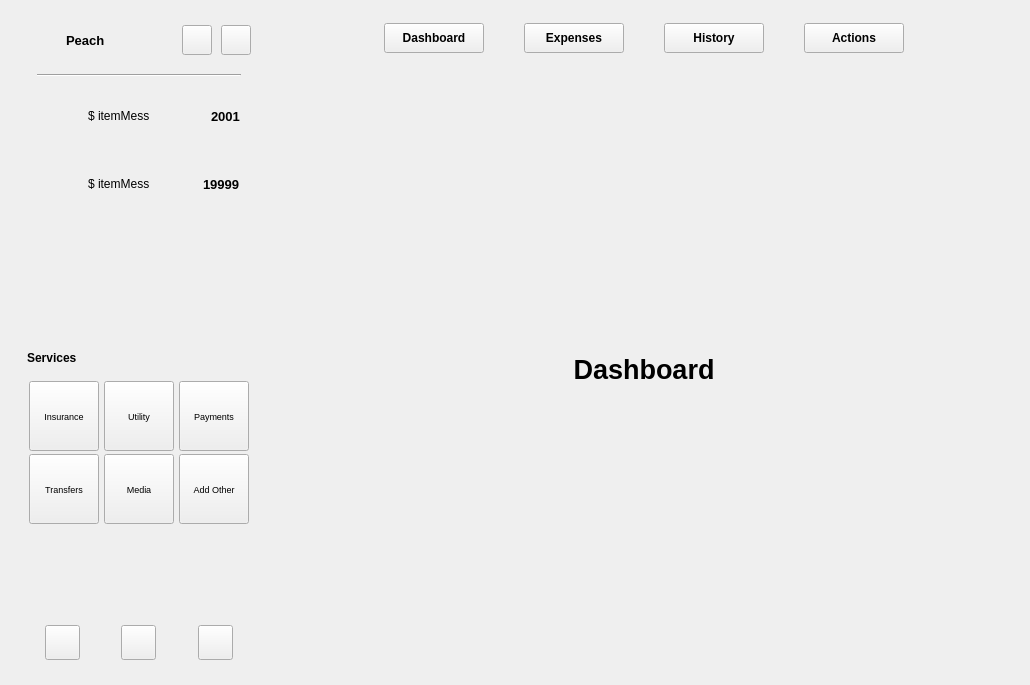
<?xml version="1.0" encoding="UTF-8"?>
<ui version="4.0">
 <class>Widget</class>
 <widget class="QWidget" name="Widget">
  <property name="geometry">
   <rect>
    <x>0</x>
    <y>0</y>
    <width>1030</width>
    <height>685</height>
   </rect>
  </property>
  <property name="minimumSize">
   <size>
    <width>1030</width>
    <height>685</height>
   </size>
  </property>
  <property name="windowTitle">
   <string>Widget</string>
  </property>
  <layout class="QVBoxLayout" name="verticalLayout">
   <property name="leftMargin">
    <number>9</number>
   </property>
   <property name="topMargin">
    <number>9</number>
   </property>
   <property name="rightMargin">
    <number>9</number>
   </property>
   <property name="bottomMargin">
    <number>9</number>
   </property>
   <item>
    <widget class="QWidget" name="w_bg" native="true">
     <layout class="QHBoxLayout" name="lay_bg">
      <property name="spacing">
       <number>6</number>
      </property>
      <property name="leftMargin">
       <number>4</number>
      </property>
      <property name="topMargin">
       <number>4</number>
      </property>
      <property name="rightMargin">
       <number>4</number>
      </property>
      <property name="bottomMargin">
       <number>4</number>
      </property>
      <item>
       <widget class="QWidget" name="w_menu" native="true">
        <property name="minimumSize">
         <size>
          <width>200</width>
          <height>0</height>
         </size>
        </property>
        <property name="maximumSize">
         <size>
          <width>252</width>
          <height>16777215</height>
         </size>
        </property>
        <layout class="QVBoxLayout" name="verticalLayout_2" stretch="1,1">
         <property name="spacing">
          <number>0</number>
         </property>
         <property name="leftMargin">
          <number>14</number>
         </property>
         <property name="topMargin">
          <number>12</number>
         </property>
         <property name="rightMargin">
          <number>14</number>
         </property>
         <property name="bottomMargin">
          <number>12</number>
         </property>
         <item>
          <widget class="QWidget" name="widget_2" native="true">
           <layout class="QVBoxLayout" name="verticalLayout_4">
            <property name="spacing">
             <number>8</number>
            </property>
            <property name="leftMargin">
             <number>0</number>
            </property>
            <property name="topMargin">
             <number>0</number>
            </property>
            <property name="rightMargin">
             <number>0</number>
            </property>
            <property name="bottomMargin">
             <number>0</number>
            </property>
            <item>
             <layout class="QHBoxLayout" name="horizontalLayout">
              <property name="spacing">
               <number>9</number>
              </property>
              <item>
               <widget class="QLabel" name="lab_logo">
                <property name="minimumSize">
                 <size>
                  <width>30</width>
                  <height>30</height>
                 </size>
                </property>
                <property name="maximumSize">
                 <size>
                  <width>30</width>
                  <height>30</height>
                 </size>
                </property>
                <property name="text">
                 <string/>
                </property>
                <property name="scaledContents">
                 <bool>false</bool>
                </property>
               </widget>
              </item>
              <item>
               <widget class="QLabel" name="label">
                <property name="font">
                 <font>
                  <pointsize>10</pointsize>
                  <bold>true</bold>
                 </font>
                </property>
                <property name="text">
                 <string>Peach</string>
                </property>
               </widget>
              </item>
              <item>
               <spacer name="horizontalSpacer">
                <property name="orientation">
                 <enum>Qt::Orientation::Horizontal</enum>
                </property>
                <property name="sizeHint" stdset="0">
                 <size>
                  <width>40</width>
                  <height>20</height>
                 </size>
                </property>
               </spacer>
              </item>
              <item>
               <widget class="QPushButton" name="btn_setting">
                <property name="minimumSize">
                 <size>
                  <width>30</width>
                  <height>30</height>
                 </size>
                </property>
                <property name="maximumSize">
                 <size>
                  <width>30</width>
                  <height>30</height>
                 </size>
                </property>
                <property name="text">
                 <string/>
                </property>
                <property name="icon">
                 <iconset resource="../../qss.qrc">
                  <normaloff>:/icons/setting.png</normaloff>:/icons/setting.png</iconset>
                </property>
                <property name="iconSize">
                 <size>
                  <width>20</width>
                  <height>20</height>
                 </size>
                </property>
               </widget>
              </item>
              <item>
               <widget class="QPushButton" name="btn_mine">
                <property name="minimumSize">
                 <size>
                  <width>30</width>
                  <height>30</height>
                 </size>
                </property>
                <property name="maximumSize">
                 <size>
                  <width>30</width>
                  <height>30</height>
                 </size>
                </property>
                <property name="text">
                 <string/>
                </property>
                <property name="icon">
                 <iconset resource="../../qss.qrc">
                  <normaloff>:/icons/mine.png</normaloff>:/icons/mine.png</iconset>
                </property>
                <property name="iconSize">
                 <size>
                  <width>20</width>
                  <height>20</height>
                 </size>
                </property>
               </widget>
              </item>
             </layout>
            </item>
            <item>
             <widget class="QWidget" name="widget_3" native="true">
              <layout class="QVBoxLayout" name="verticalLayout_6">
               <property name="leftMargin">
                <number>10</number>
               </property>
               <property name="rightMargin">
                <number>10</number>
               </property>
               <item>
                <widget class="Line" name="line">
                 <property name="font">
                  <font>
                   <pointsize>9</pointsize>
                   <bold>false</bold>
                  </font>
                 </property>
                 <property name="styleSheet">
                  <string notr="true"/>
                 </property>
                 <property name="orientation">
                  <enum>Qt::Orientation::Horizontal</enum>
                 </property>
                </widget>
               </item>
              </layout>
             </widget>
            </item>
            <item>
             <widget class="QWidget" name="w_item_01" native="true">
              <layout class="QHBoxLayout" name="horizontalLayout_3">
               <property name="spacing">
                <number>10</number>
               </property>
               <property name="topMargin">
                <number>0</number>
               </property>
               <item>
                <widget class="QLabel" name="lab_item_01">
                 <property name="minimumSize">
                  <size>
                   <width>40</width>
                   <height>40</height>
                  </size>
                 </property>
                 <property name="maximumSize">
                  <size>
                   <width>40</width>
                   <height>40</height>
                  </size>
                 </property>
                 <property name="text">
                  <string/>
                 </property>
                </widget>
               </item>
               <item>
                <widget class="QLabel" name="label_2">
                 <property name="font">
                  <font>
                   <pointsize>9</pointsize>
                  </font>
                 </property>
                 <property name="text">
                  <string>$ itemMess</string>
                 </property>
                </widget>
               </item>
               <item>
                <spacer name="horizontalSpacer_6">
                 <property name="orientation">
                  <enum>Qt::Orientation::Horizontal</enum>
                 </property>
                 <property name="sizeHint" stdset="0">
                  <size>
                   <width>41</width>
                   <height>20</height>
                  </size>
                 </property>
                </spacer>
               </item>
               <item>
                <widget class="QLabel" name="lab_item_value_01">
                 <property name="font">
                  <font>
                   <pointsize>10</pointsize>
                   <bold>true</bold>
                  </font>
                 </property>
                 <property name="text">
                  <string>2001</string>
                 </property>
                </widget>
               </item>
              </layout>
             </widget>
            </item>
            <item>
             <widget class="QWidget" name="w_item_02" native="true">
              <layout class="QHBoxLayout" name="horizontalLayout_4">
               <property name="spacing">
                <number>10</number>
               </property>
               <property name="topMargin">
                <number>9</number>
               </property>
               <item>
                <widget class="QLabel" name="lab_item_02">
                 <property name="minimumSize">
                  <size>
                   <width>40</width>
                   <height>40</height>
                  </size>
                 </property>
                 <property name="maximumSize">
                  <size>
                   <width>40</width>
                   <height>40</height>
                  </size>
                 </property>
                 <property name="text">
                  <string/>
                 </property>
                </widget>
               </item>
               <item>
                <widget class="QLabel" name="label_3">
                 <property name="font">
                  <font>
                   <pointsize>9</pointsize>
                  </font>
                 </property>
                 <property name="text">
                  <string>$ itemMess</string>
                 </property>
                </widget>
               </item>
               <item>
                <spacer name="horizontalSpacer_7">
                 <property name="orientation">
                  <enum>Qt::Orientation::Horizontal</enum>
                 </property>
                 <property name="sizeHint" stdset="0">
                  <size>
                   <width>40</width>
                   <height>20</height>
                  </size>
                 </property>
                </spacer>
               </item>
               <item>
                <widget class="QLabel" name="lab_item_value_02">
                 <property name="font">
                  <font>
                   <pointsize>10</pointsize>
                   <bold>true</bold>
                  </font>
                 </property>
                 <property name="text">
                  <string>19999</string>
                 </property>
                </widget>
               </item>
              </layout>
             </widget>
            </item>
            <item>
             <spacer name="verticalSpacer_2">
              <property name="orientation">
               <enum>Qt::Orientation::Vertical</enum>
              </property>
              <property name="sizeHint" stdset="0">
               <size>
                <width>20</width>
                <height>40</height>
               </size>
              </property>
             </spacer>
            </item>
           </layout>
          </widget>
         </item>
         <item>
          <widget class="QWidget" name="widget" native="true">
           <layout class="QVBoxLayout" name="verticalLayout_3">
            <property name="spacing">
             <number>8</number>
            </property>
            <property name="leftMargin">
             <number>0</number>
            </property>
            <property name="topMargin">
             <number>0</number>
            </property>
            <property name="rightMargin">
             <number>0</number>
            </property>
            <property name="bottomMargin">
             <number>0</number>
            </property>
            <item>
             <widget class="QLabel" name="lab_title">
              <property name="minimumSize">
               <size>
                <width>0</width>
                <height>30</height>
               </size>
              </property>
              <property name="font">
               <font>
                <bold>true</bold>
               </font>
              </property>
              <property name="text">
               <string>Services</string>
              </property>
             </widget>
            </item>
            <item>
             <layout class="QGridLayout" name="gridLayout">
              <property name="spacing">
               <number>3</number>
              </property>
              <item row="0" column="0">
               <widget class="QToolButton" name="btn_menu_item_1">
                <property name="minimumSize">
                 <size>
                  <width>70</width>
                  <height>70</height>
                 </size>
                </property>
                <property name="maximumSize">
                 <size>
                  <width>70</width>
                  <height>70</height>
                 </size>
                </property>
                <property name="font">
                 <font>
                  <pointsize>7</pointsize>
                 </font>
                </property>
                <property name="text">
                 <string>Insurance</string>
                </property>
                <property name="icon">
                 <iconset resource="../../qss.qrc">
                  <normaloff>:/icons/umbrella.png</normaloff>:/icons/umbrella.png</iconset>
                </property>
                <property name="toolButtonStyle">
                 <enum>Qt::ToolButtonStyle::ToolButtonTextUnderIcon</enum>
                </property>
               </widget>
              </item>
              <item row="1" column="1">
               <widget class="QToolButton" name="btn_menu_item_5">
                <property name="minimumSize">
                 <size>
                  <width>70</width>
                  <height>70</height>
                 </size>
                </property>
                <property name="maximumSize">
                 <size>
                  <width>70</width>
                  <height>70</height>
                 </size>
                </property>
                <property name="font">
                 <font>
                  <pointsize>7</pointsize>
                 </font>
                </property>
                <property name="text">
                 <string>Media</string>
                </property>
                <property name="icon">
                 <iconset resource="../../qss.qrc">
                  <normaloff>:/icons/phone.png</normaloff>:/icons/phone.png</iconset>
                </property>
                <property name="toolButtonStyle">
                 <enum>Qt::ToolButtonStyle::ToolButtonTextUnderIcon</enum>
                </property>
               </widget>
              </item>
              <item row="0" column="1">
               <widget class="QToolButton" name="btn_menu_item_2">
                <property name="minimumSize">
                 <size>
                  <width>70</width>
                  <height>70</height>
                 </size>
                </property>
                <property name="maximumSize">
                 <size>
                  <width>70</width>
                  <height>70</height>
                 </size>
                </property>
                <property name="font">
                 <font>
                  <pointsize>7</pointsize>
                 </font>
                </property>
                <property name="text">
                 <string>Utility</string>
                </property>
                <property name="icon">
                 <iconset resource="../../qss.qrc">
                  <normaloff>:/icons/modular.png</normaloff>:/icons/modular.png</iconset>
                </property>
                <property name="toolButtonStyle">
                 <enum>Qt::ToolButtonStyle::ToolButtonTextUnderIcon</enum>
                </property>
               </widget>
              </item>
              <item row="0" column="2">
               <widget class="QToolButton" name="btn_menu_item_3">
                <property name="minimumSize">
                 <size>
                  <width>70</width>
                  <height>70</height>
                 </size>
                </property>
                <property name="maximumSize">
                 <size>
                  <width>70</width>
                  <height>70</height>
                 </size>
                </property>
                <property name="font">
                 <font>
                  <pointsize>7</pointsize>
                 </font>
                </property>
                <property name="text">
                 <string>Payments</string>
                </property>
                <property name="icon">
                 <iconset resource="../../qss.qrc">
                  <normaloff>:/icons/money.png</normaloff>:/icons/money.png</iconset>
                </property>
                <property name="toolButtonStyle">
                 <enum>Qt::ToolButtonStyle::ToolButtonTextUnderIcon</enum>
                </property>
               </widget>
              </item>
              <item row="1" column="0">
               <widget class="QToolButton" name="btn_menu_item_4">
                <property name="minimumSize">
                 <size>
                  <width>70</width>
                  <height>70</height>
                 </size>
                </property>
                <property name="maximumSize">
                 <size>
                  <width>70</width>
                  <height>70</height>
                 </size>
                </property>
                <property name="font">
                 <font>
                  <pointsize>7</pointsize>
                 </font>
                </property>
                <property name="text">
                 <string>Transfers</string>
                </property>
                <property name="icon">
                 <iconset resource="../../qss.qrc">
                  <normaloff>:/icons/member.png</normaloff>:/icons/member.png</iconset>
                </property>
                <property name="toolButtonStyle">
                 <enum>Qt::ToolButtonStyle::ToolButtonTextUnderIcon</enum>
                </property>
               </widget>
              </item>
              <item row="1" column="2">
               <widget class="QToolButton" name="btn_menu_item_6">
                <property name="minimumSize">
                 <size>
                  <width>70</width>
                  <height>70</height>
                 </size>
                </property>
                <property name="maximumSize">
                 <size>
                  <width>70</width>
                  <height>70</height>
                 </size>
                </property>
                <property name="font">
                 <font>
                  <pointsize>7</pointsize>
                 </font>
                </property>
                <property name="text">
                 <string>Add Other</string>
                </property>
                <property name="toolButtonStyle">
                 <enum>Qt::ToolButtonStyle::ToolButtonTextUnderIcon</enum>
                </property>
               </widget>
              </item>
             </layout>
            </item>
            <item>
             <spacer name="verticalSpacer">
              <property name="orientation">
               <enum>Qt::Orientation::Vertical</enum>
              </property>
              <property name="sizeHint" stdset="0">
               <size>
                <width>20</width>
                <height>40</height>
               </size>
              </property>
             </spacer>
            </item>
            <item>
             <layout class="QHBoxLayout" name="horizontalLayout_2" stretch="1,0,2,0,2,0,1">
              <item>
               <spacer name="horizontalSpacer_4">
                <property name="orientation">
                 <enum>Qt::Orientation::Horizontal</enum>
                </property>
                <property name="sizeHint" stdset="0">
                 <size>
                  <width>40</width>
                  <height>20</height>
                 </size>
                </property>
               </spacer>
              </item>
              <item>
               <widget class="QPushButton" name="btn_littleshow">
                <property name="minimumSize">
                 <size>
                  <width>35</width>
                  <height>35</height>
                 </size>
                </property>
                <property name="maximumSize">
                 <size>
                  <width>35</width>
                  <height>35</height>
                 </size>
                </property>
                <property name="text">
                 <string/>
                </property>
                <property name="icon">
                 <iconset resource="../../qss.qrc">
                  <normaloff>:/icons/mini.png</normaloff>:/icons/mini.png</iconset>
                </property>
               </widget>
              </item>
              <item>
               <spacer name="horizontalSpacer_2">
                <property name="orientation">
                 <enum>Qt::Orientation::Horizontal</enum>
                </property>
                <property name="sizeHint" stdset="0">
                 <size>
                  <width>40</width>
                  <height>20</height>
                 </size>
                </property>
               </spacer>
              </item>
              <item>
               <widget class="QPushButton" name="btn_home">
                <property name="minimumSize">
                 <size>
                  <width>35</width>
                  <height>35</height>
                 </size>
                </property>
                <property name="maximumSize">
                 <size>
                  <width>35</width>
                  <height>35</height>
                 </size>
                </property>
                <property name="text">
                 <string/>
                </property>
                <property name="icon">
                 <iconset resource="../../qss.qrc">
                  <normaloff>:/icons/home.png</normaloff>:/icons/home.png</iconset>
                </property>
               </widget>
              </item>
              <item>
               <spacer name="horizontalSpacer_3">
                <property name="orientation">
                 <enum>Qt::Orientation::Horizontal</enum>
                </property>
                <property name="sizeHint" stdset="0">
                 <size>
                  <width>40</width>
                  <height>20</height>
                 </size>
                </property>
               </spacer>
              </item>
              <item>
               <widget class="QPushButton" name="btn_logout">
                <property name="minimumSize">
                 <size>
                  <width>35</width>
                  <height>35</height>
                 </size>
                </property>
                <property name="maximumSize">
                 <size>
                  <width>35</width>
                  <height>35</height>
                 </size>
                </property>
                <property name="text">
                 <string/>
                </property>
                <property name="icon">
                 <iconset resource="../../qss.qrc">
                  <normaloff>:/icons/logout.png</normaloff>:/icons/logout.png</iconset>
                </property>
               </widget>
              </item>
              <item>
               <spacer name="horizontalSpacer_5">
                <property name="orientation">
                 <enum>Qt::Orientation::Horizontal</enum>
                </property>
                <property name="sizeHint" stdset="0">
                 <size>
                  <width>40</width>
                  <height>20</height>
                 </size>
                </property>
               </spacer>
              </item>
             </layout>
            </item>
           </layout>
          </widget>
         </item>
        </layout>
       </widget>
      </item>
      <item>
       <widget class="QWidget" name="w_main" native="true">
        <layout class="QVBoxLayout" name="verticalLayout_5" stretch="1,7">
         <property name="spacing">
          <number>19</number>
         </property>
         <property name="topMargin">
          <number>10</number>
         </property>
         <property name="bottomMargin">
          <number>6</number>
         </property>
         <item>
          <layout class="QHBoxLayout" name="horizontalLayout_5">
           <property name="spacing">
            <number>40</number>
           </property>
           <item>
            <spacer name="horizontalSpacer_8">
             <property name="orientation">
              <enum>Qt::Orientation::Horizontal</enum>
             </property>
             <property name="sizeHint" stdset="0">
              <size>
               <width>40</width>
               <height>20</height>
              </size>
             </property>
            </spacer>
           </item>
           <item>
            <widget class="QPushButton" name="btn_main_item_1">
             <property name="minimumSize">
              <size>
               <width>100</width>
               <height>0</height>
              </size>
             </property>
             <property name="maximumSize">
              <size>
               <width>100</width>
               <height>30</height>
              </size>
             </property>
             <property name="font">
              <font>
               <pointsize>9</pointsize>
               <bold>true</bold>
              </font>
             </property>
             <property name="text">
              <string>Dashboard</string>
             </property>
            </widget>
           </item>
           <item>
            <widget class="QPushButton" name="btn_main_item_2">
             <property name="minimumSize">
              <size>
               <width>100</width>
               <height>0</height>
              </size>
             </property>
             <property name="maximumSize">
              <size>
               <width>100</width>
               <height>30</height>
              </size>
             </property>
             <property name="font">
              <font>
               <pointsize>9</pointsize>
               <bold>true</bold>
              </font>
             </property>
             <property name="text">
              <string>Expenses</string>
             </property>
            </widget>
           </item>
           <item>
            <widget class="QPushButton" name="btn_main_item_3">
             <property name="minimumSize">
              <size>
               <width>100</width>
               <height>0</height>
              </size>
             </property>
             <property name="maximumSize">
              <size>
               <width>100</width>
               <height>30</height>
              </size>
             </property>
             <property name="font">
              <font>
               <pointsize>9</pointsize>
               <bold>true</bold>
              </font>
             </property>
             <property name="text">
              <string>History</string>
             </property>
            </widget>
           </item>
           <item>
            <widget class="QPushButton" name="btn_main_item_4">
             <property name="minimumSize">
              <size>
               <width>100</width>
               <height>0</height>
              </size>
             </property>
             <property name="maximumSize">
              <size>
               <width>100</width>
               <height>30</height>
              </size>
             </property>
             <property name="font">
              <font>
               <pointsize>9</pointsize>
               <bold>true</bold>
              </font>
             </property>
             <property name="text">
              <string>Actions</string>
             </property>
            </widget>
           </item>
           <item>
            <spacer name="horizontalSpacer_9">
             <property name="orientation">
              <enum>Qt::Orientation::Horizontal</enum>
             </property>
             <property name="sizeHint" stdset="0">
              <size>
               <width>40</width>
               <height>20</height>
              </size>
             </property>
            </spacer>
           </item>
          </layout>
         </item>
         <item>
          <widget class="QStackedWidget" name="sw_main">
           <property name="currentIndex">
            <number>0</number>
           </property>
           <widget class="QWidget" name="page">
            <layout class="QVBoxLayout" name="verticalLayout_7">
             <item>
              <widget class="QLabel" name="lab_mess_1">
               <property name="font">
                <font>
                 <pointsize>20</pointsize>
                 <bold>true</bold>
                </font>
               </property>
               <property name="layoutDirection">
                <enum>Qt::LayoutDirection::LeftToRight</enum>
               </property>
               <property name="text">
                <string>Dashboard</string>
               </property>
               <property name="alignment">
                <set>Qt::AlignmentFlag::AlignCenter</set>
               </property>
              </widget>
             </item>
            </layout>
           </widget>
           <widget class="QWidget" name="page_2">
            <layout class="QVBoxLayout" name="verticalLayout_8">
             <item>
              <widget class="QLabel" name="lab_mess_2">
               <property name="font">
                <font>
                 <pointsize>20</pointsize>
                 <bold>true</bold>
                </font>
               </property>
               <property name="layoutDirection">
                <enum>Qt::LayoutDirection::LeftToRight</enum>
               </property>
               <property name="text">
                <string>Expenses</string>
               </property>
               <property name="alignment">
                <set>Qt::AlignmentFlag::AlignCenter</set>
               </property>
              </widget>
             </item>
            </layout>
           </widget>
           <widget class="QWidget" name="page_3">
            <layout class="QVBoxLayout" name="verticalLayout_9">
             <item>
              <widget class="QLabel" name="lab_mess_3">
               <property name="font">
                <font>
                 <pointsize>20</pointsize>
                 <bold>true</bold>
                </font>
               </property>
               <property name="layoutDirection">
                <enum>Qt::LayoutDirection::LeftToRight</enum>
               </property>
               <property name="text">
                <string>History</string>
               </property>
               <property name="alignment">
                <set>Qt::AlignmentFlag::AlignCenter</set>
               </property>
              </widget>
             </item>
            </layout>
           </widget>
           <widget class="QWidget" name="page_4">
            <layout class="QVBoxLayout" name="verticalLayout_10">
             <item>
              <widget class="QLabel" name="lab_mess_4">
               <property name="font">
                <font>
                 <pointsize>20</pointsize>
                 <bold>true</bold>
                </font>
               </property>
               <property name="layoutDirection">
                <enum>Qt::LayoutDirection::LeftToRight</enum>
               </property>
               <property name="text">
                <string>Actions</string>
               </property>
               <property name="alignment">
                <set>Qt::AlignmentFlag::AlignCenter</set>
               </property>
              </widget>
             </item>
            </layout>
           </widget>
          </widget>
         </item>
        </layout>
       </widget>
      </item>
     </layout>
    </widget>
   </item>
  </layout>
 </widget>
 <layoutdefault spacing="6" margin="11"/>
 <resources>
  <include location="../../qss.qrc"/>
  <include location="../../qss.qrc"/>
 </resources>
 <connections/>
</ui>
